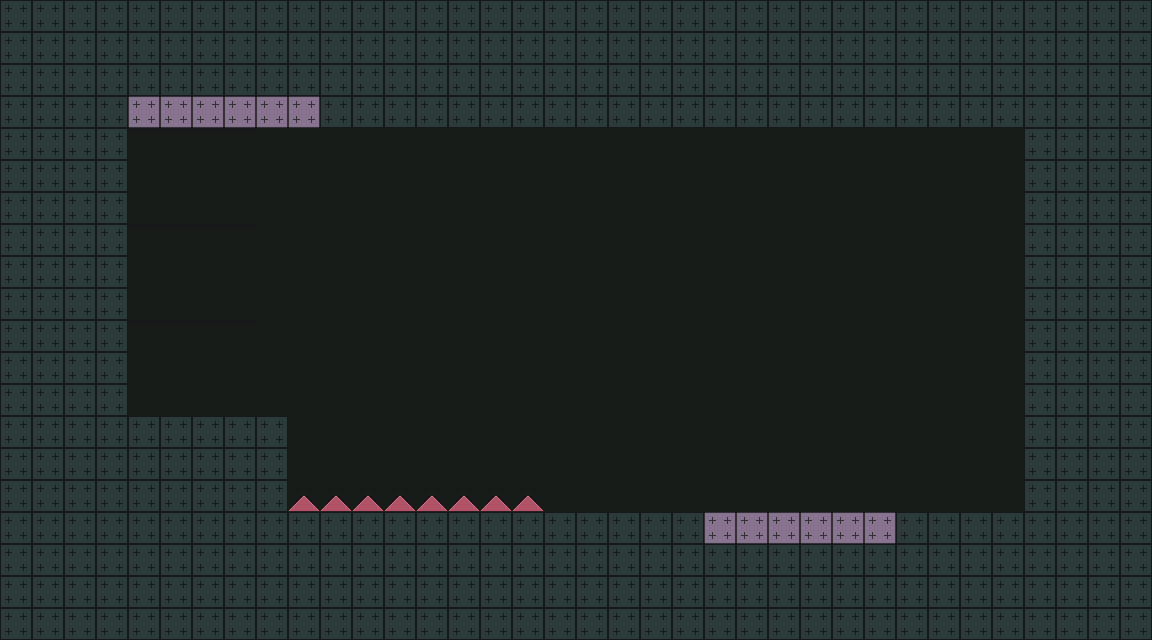

This is a level from a 2D game, rendered from its Tiled map with the project's own tilesets. A one-line summary and the map file follow, with tile-layer data summarised:
An orthogonal 36x20 tile map with 32x32 px tiles, 6 tile layers (background, ground, one_way, decorations, ...), 2 tilesets and 3 objects (snake_1).

<map version="1.9" tiledversion="1.9.2" orientation="orthogonal" renderorder="right-down" width="36" height="20" tilewidth="32" tileheight="32" infinite="0" nextlayerid="9" nextobjectid="6">
 <tileset firstgid="1" source="../../placeholder_tileset.tsx" />
 <tileset firstgid="6" source="../../enemies.tsx" />
 <layer id="6" name="background" width="36" height="20">
  <properties>
   <property name="ground_tiles" type="bool" value="false" />
  </properties>
  <data>[720 cells, 720 non-empty, 1 distinct tile ids]</data>
 </layer>
 <objectgroup id="7" name="transitions">
  <properties>
   <property name="ground_tiles" type="bool" value="false" />
  </properties>
  <object id="2" gid="5" x="704" y="640" width="192" height="128">
   <properties>
    <property name="direction" type="int" value="2" />
    <property name="entrance id" type="int" value="1" />
    <property name="target entrance" type="int" value="2" />
    <property name="target room" value="JungleEdge hornet" />
   </properties>
  </object>
  <object id="4" gid="5" x="128" y="128" width="192" height="128">
   <properties>
    <property name="direction" type="int" value="0" />
    <property name="entrance id" type="int" value="2" />
    <property name="target entrance" type="int" value="1" />
    <property name="target room" value="JungleEdge combined" />
   </properties>
  </object>
 </objectgroup>
 <objectgroup id="8" name="enemies">
  <object id="5" name="snake_1" gid="2147483657" x="544" y="512" width="128" height="128">
   <properties>
    <property name="type" value="snake" />
   </properties>
  </object>
 </objectgroup>
 <layer id="1" name="ground" width="36" height="20">
  <properties>
   <property name="ground_tiles" type="bool" value="true" />
  </properties>
  <data>[720 cells, 388 non-empty, 2 distinct tile ids]</data>
 </layer>
 <layer id="5" name="one_way" width="36" height="20">
  <properties>
   <property name="ground_tiles" type="bool" value="true" />
  </properties>
  <data>[720 cells, 18 non-empty, 1 distinct tile ids]</data>
 </layer>
 <layer id="4" name="decorations" width="36" height="20">
  <properties>
   <property name="ground_tiles" type="bool" value="false" />
  </properties>
  <data>[720 cells, 12 non-empty, 1 distinct tile ids]</data>
 </layer>
 <layer id="3" name="spikes" width="36" height="20">
  <properties>
   <property name="ground_tiles" type="bool" value="false" />
  </properties>
  <data>[720 cells, 8 non-empty, 1 distinct tile ids]</data>
 </layer>
 <layer id="2" name="spawn_zones" width="36" height="20" tintcolor="#ff0000">
  <properties>
   <property name="ground_tiles" type="bool" value="false" />
  </properties>
  <data>[720 cells, 14 non-empty, 1 distinct tile ids]</data>
 </layer>
</map>
